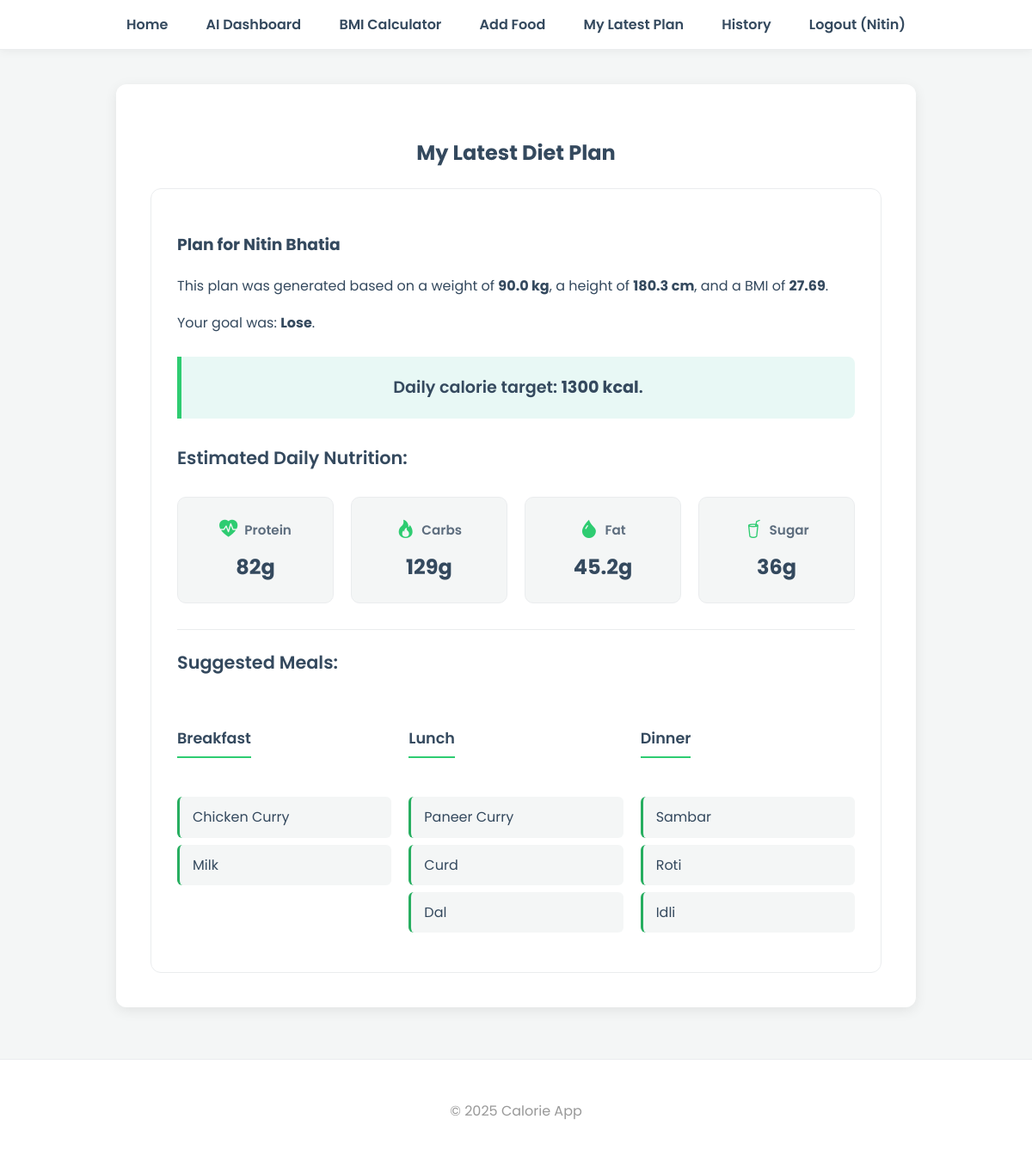
Page /my-plan (signed in) on the committed database.
### models.py (models this page shows)
class User(db.Model, UserMixin):
    id = db.Column(db.Integer, primary_key=True)
    username = db.Column(db.String(80), unique=True, nullable=False)
    password = db.Column(db.String(200), nullable=False)

class UserHistory(db.Model):
    id = db.Column(db.Integer, primary_key=True)
    user_id = db.Column(db.Integer, db.ForeignKey('user.id'), nullable=False)
    name = db.Column(db.String(50), nullable=False)
    weight = db.Column(db.Float, nullable=False)
    height = db.Column(db.Float, nullable=False)
    bmi = db.Column(db.Float, nullable=False)
    goal = db.Column(db.String(20))
    diet_plan = db.Column(db.Text)

### routes/diet_routes.py (the view)
@diet_bp.route("/my-plan")
@login_required
def diet_page():
    latest_record = UserHistory.query.filter_by(user_id=current_user.id).order_by(UserHistory.id.desc()).first()
    plan_data = None
    if latest_record and latest_record.diet_plan:
        plan_data = json.loads(latest_record.diet_plan)
    return render_template("diet.html", record=latest_record, plan_data=plan_data)

### app.py (called while the page is built)
@login_manager.user_loader
def load_user(user_id):
    return User.query.get(int(user_id))

### templates/diet.html
{% extends "base.html" %}
{% block content %}
<div class="container">
    <h2>My Latest Diet Plan</h2>
    {% if record and plan_data %}
    <div class="results-card fade-in">
        <h3>Plan for {{ record.name }}</h3>
        <p>
            This plan was generated based on a weight of <strong>{{ record.weight }} kg</strong>, a height of <strong>{{ record.height }} cm</strong>, and a BMI of <strong>{{ record.bmi }}</strong>.
        </p>
        <p>Your goal was: <strong>{{ record.goal|title }}</strong>.</p>
        <div class="highlight">
            Daily calorie target: <strong>{{ plan_data.calories }} kcal</strong>.
        </div>
        <h4>Estimated Daily Nutrition:</h4>
        <div class="nutrition-grid">
            <div class="nutrition-item">
                <span><i class="bi bi-heart-pulse-fill"></i> Protein</span>
                <strong>{{ plan_data.totals.protein }}g</strong>
            </div>
            <div class="nutrition-item">
                <span><i class="bi bi-fire"></i> Carbs</span>
                <strong>{{ plan_data.totals.carbs }}g</strong>
            </div>
            <div class="nutrition-item">
                <span><i class="bi bi-droplet-fill"></i> Fat</span>
                <strong>{{ plan_data.totals.fat }}g</strong>
            </div>
             <div class="nutrition-item">
                <span><i class="bi bi-cup-straw"></i> Sugar</span>
                <strong>{{ plan_data.totals.sugar }}g</strong>
            </div>
        </div>
        <h4 class="meals-title">Suggested Meals:</h4>
        <div class="meals-grid">
            <div class="meal-category">
                <h5>Breakfast</h5>
                <ul>
                    {% for item in plan_data.meals.breakfast %}
                    <li>{{ item|title }}</li>
                    {% endfor %}
                </ul>
            </div>
            <div class="meal-category">
                <h5>Lunch</h5>
                <ul>
                    {% for item in plan_data.meals.lunch %}
                    <li>{{ item|title }}</li>
                    {% endfor %}
                </ul>
            </div>
            <div class="meal-category">
                <h5>Dinner</h5>
                <ul>
                    {% for item in plan_data.meals.dinner %}
                    <li>{{ item|title }}</li>
                    {% endfor %}
                </ul>
            </div>
        </div>
    </div>
    {% else %}
    <div class="alert">
        <p>No diet plan has been generated yet. Please use the BMI Calculator to create your first plan.</p>
        <a href="{{ url_for('bmi_bp.bmi_page') }}" class="btn">Go to Calculator</a>
    </div>
    {% endif %}
</div>
{% endblock %}

### templates/base.html (shortened to what this page needs)
<!DOCTYPE html>
<html lang="en">
<head>
  <link rel="stylesheet" href="https://cdn.jsdelivr.net/npm/bootstrap-icons@1.11.3/font/bootstrap-icons.min.css">
  <link rel="stylesheet" href="{{ url_for('static', filename='css/style.css') }}">
</head>
<body>
  <header>
    <nav>
      <a href="{{ url_for('user.index') }}">Home</a>
      {% if current_user.is_authenticated %}
        <a href="{{ url_for('dashboard.dashboard') }}">AI Dashboard</a>
        <a href="{{ url_for('bmi_bp.bmi_page') }}">BMI Calculator</a>
        <a href="{{ url_for('food_bp.add_food') }}">Add Food</a>
        <a href="{{ url_for('diet.diet_page') }}">My Latest Plan</a>
        <a href="{{ url_for('diet.history') }}">History</a>
        <a href="{{ url_for('auth.logout') }}">Logout ({{ current_user.username }})</a>
      {% else %}
        <a href="{{ url_for('auth.login') }}">Login</a>
        <a href="{{ url_for('auth.register') }}">Register</a>
      {% endif %}
    </nav>
  </header>
  <main>
    {% block content %}{% endblock %}
  </main>
  <footer>
    <p>&copy; 2025 Calorie App</p>
  </footer>
</body>
</html>

### static/css/style.css (style rules this page uses)
:root { --primary-color: #2ECC71; --primary-dark: #27AE60; --secondary-color: #34495E; --light-gray: #F4F6F6; --background-color: #FFFFFF; --card-shadow: 0 4px 15px rgba(0, 0, 0, 0.08); --font-family: 'Poppins', sans-serif; }
body { font-family: var(--font-family); background: var(--light-gray); margin: 0; padding: 0; color: var(--secondary-color); line-height: 1.7; }
.container { max-width: 850px; margin: 40px auto; padding: 40px; background: var(--background-color); border-radius: 12px; box-shadow: var(--card-shadow); text-align: center; }
header { background: var(--background-color); padding: 15px 0; box-shadow: 0 2px 10px rgba(0,0,0,0.05); border-bottom: 1px solid #EAECEE; }
nav { max-width: 1000px; margin: 0 auto; text-align: center; }
nav a { color: var(--secondary-color); margin: 0 20px; text-decoration: none; font-weight: 600; font-size: 16px; position: relative; padding-bottom: 5px; transition: color 0.3s; }
nav a::after { content: ''; position: absolute; width: 0; height: 2px; bottom: 0; left: 50%; transform: translateX(-50%); background-color: var(--primary-color); transition: width 0.3s ease-in-out; }
.results-card { margin-top: 20px; padding: 30px; border: 1px solid #EAECEE; border-radius: 12px; text-align: left; }
.highlight { background-color: #E8F8F5; border-left: 5px solid var(--primary-color); padding: 20px; margin: 25px 0; text-align: center; font-size: 1.2em; font-weight: 600; border-radius: 0 8px 8px 0; }
h2 { font-weight: 700; }
h4 { font-weight: 600; font-size: 1.3em; }
.meals-title { margin-top: 30px; border-top: 1px solid #EAECEE; padding-top: 20px; }
.nutrition-grid { display: grid; grid-template-columns: repeat(auto-fit, minmax(120px, 1fr)); gap: 20px; margin: 25px 0; text-align: center; }
.nutrition-item { background-color: var(--light-gray); padding: 20px; border-radius: 10px; border: 1px solid #EAECEE; transition: transform 0.2s, box-shadow 0.2s; }
.nutrition-item span { display: flex; align-items: center; justify-content: center; font-size: 0.95em; color: #5D6D7E; font-weight: 600; }
.nutrition-item i { color: var(--primary-color); margin-right: 8px; font-size: 1.4em; }
.nutrition-item strong { font-size: 1.5em; color: var(--secondary-color); display: block; margin-top: 5px; }
.meals-grid { display: grid; grid-template-columns: repeat(auto-fit, minmax(220px, 1fr)); gap: 20px; margin-top: 15px; text-align: left; }
.meal-category h5 { font-size: 1.1em; font-weight: 600; border-bottom: 2px solid var(--primary-color); padding-bottom: 5px; display: inline-block; }
.meal-category ul { list-style-type: none; padding: 0; }
.meal-category li { background: var(--light-gray); padding: 10px 15px; border-radius: 6px; margin-bottom: 8px; border-left: 3px solid var(--primary-dark); }
.fade-in { animation: fadeIn 0.8s ease-out forwards; }
footer { text-align: center; margin-top: 60px; padding: 30px; color: #999; border-top: 1px solid #EAECEE; background: var(--background-color); }

### rows in the picture
User: username "Nitin"
UserHistory: name "Nitin Bhatia", weight "90.0", height "180.3", bmi "27.69", goal "Lose"

### other values in the picture
{{ plan_data.calories }} "1300"
{{ plan_data.totals.protein }} "82"
{{ plan_data.totals.carbs }} "129"
{{ plan_data.totals.fat }} "45.2"
{{ plan_data.totals.sugar }} "36"
{{ item|title }} "Chicken Curry" "Milk"
{{ item|title }} "Paneer Curry" "Curd" "Dal"
{{ item|title }} "Sambar" "Roti" "Idli"
